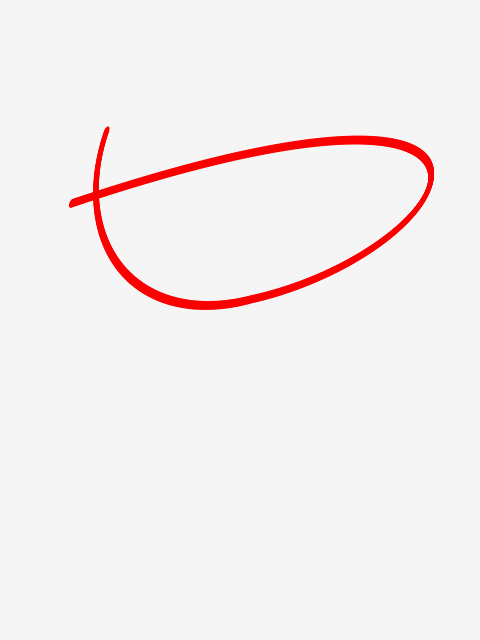
Frame 1 (no input)
Frame 2 (the mouse pressed at the canvas centre, redrawn once): identical to frame 1, image omitted

The Processing sketch that drew this single still picture (run headless with seeded random() and noise(); the mouse was pressed at the canvas centre and the sketch redrawn once):

// Processing sketch: secretary
// ── secretary.pde
// Manuale di Programmazione Cinematografica
// Daniele Olmisani, 2018

// Secretary (2002)


final color PAPER = color(245);
final color INK = color(250, 0, 0);


void setup() {
  size(480, 640);
  noLoop();
}

void draw() {
  
  final float S =  min(width, height);
  final float U = 0.002;
  
  translate(0.5*width, 0.3*height);
  scale(-S);
  rotate(-0.1);
  
  background(PAPER);
  
  noStroke();
  fill(INK);
  
  for (float r=0.5; r<TWO_PI+0.5; r+=0.01) {
    
    float a = (r>1.5*PI) ? 0.3 : 0.4;
    float b = r*(0.3/TWO_PI);
    
    float x = a * cos(r);
    float y = b * sin(r);
    
    pushMatrix();
      translate(x, y);
      rotate(0.5);
      ellipse(0, 0, 5*U, 10*U);
    popMatrix();
  }
  
  save("secretary.png");
}
